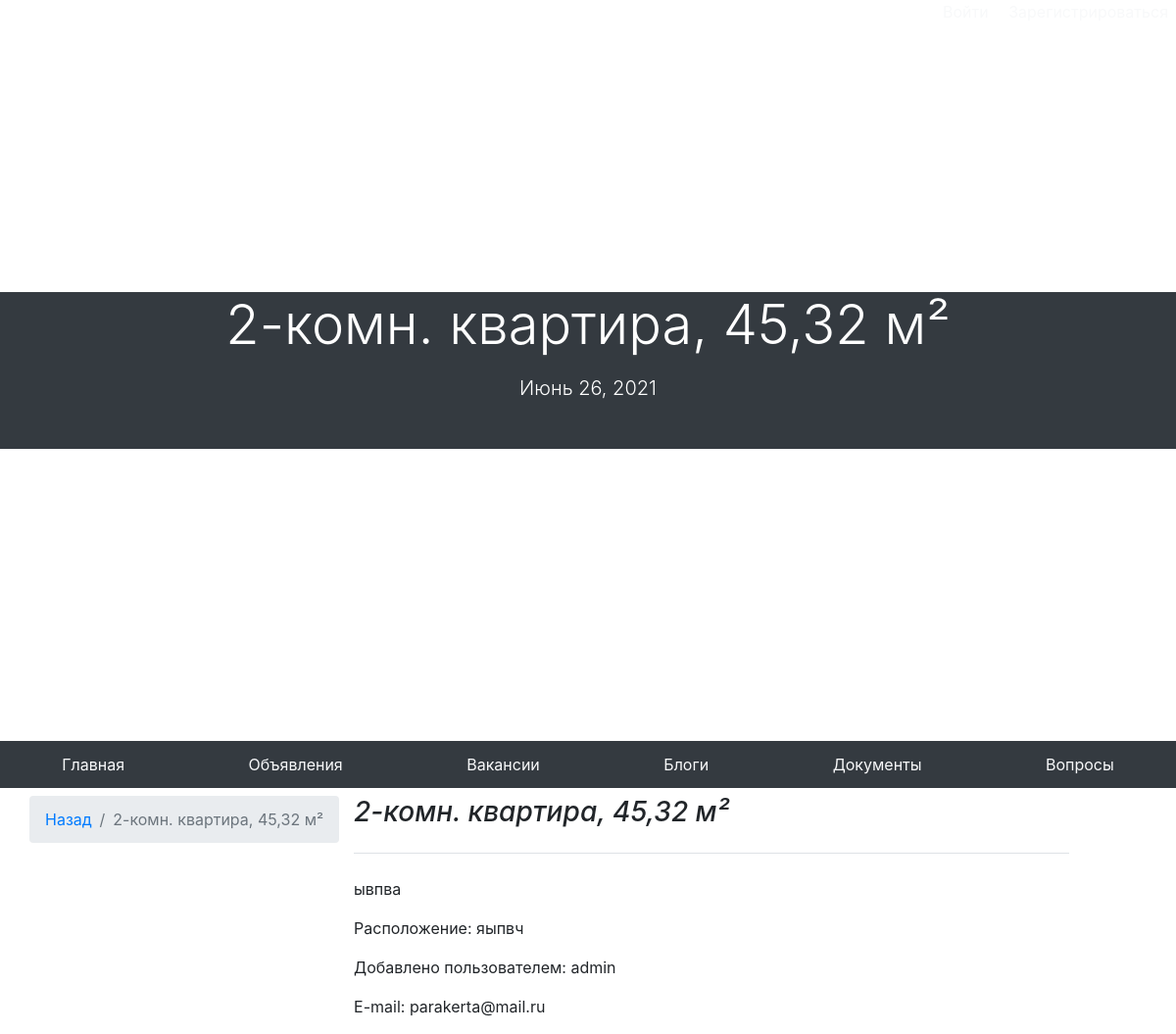
The page /ads/9 on the database its author committed.
### ad/models.py (models this page shows, shortened)
class Ad(models.Model):
    id_ad = models.AutoField(primary_key=True, blank=True)
    author = models.ForeignKey(User, on_delete=models.SET_NULL, null=True, blank=True)
    title = models.CharField('Название объявления', max_length=50)
    description = models.TextField('Описание объявления')
    price = models.IntegerField('Цена')
    geo = models.TextField('Местоположение')
    date = models.DateField('Дата публикации', auto_now_add=True)
    status = models.BooleanField('Продано', default=False)
    class Meta:
        verbose_name = "Объявление"
        verbose_name_plural = "Объявления"

### ad/views.py (the view)
# urls.py: path('<id_ad>', views.detail, name='ad_detail'),
def detail(request, id_ad):
    context ={}
    ad = Ad.objects.get(id_ad=id_ad)
    form = AdForm(request.POST or None)
    if form.is_valid():
        ad_update = form.save(commit=False)
        ad_update.author = request.user
        ad_update.save()
    if request.method =="POST":
        ad.delete()
        return HttpResponseRedirect("/ads")
    context['form']= form
    context['ad']= ad
    return render(request, 'ad/detail.html', context)

### ad/templates/ad/detail.html (shortened to what this page needs)
{% extends 'main/base.html' %}
{% block name %}{{ad.title}}{% endblock %}
{% block description %}{{ad.date}}{% endblock %}
{% block content %}
<nav aria-label="breadcrumb">
  <ol class="breadcrumb">
    <li class="breadcrumb-item"><a href="{% url 'ads_index' %}">Назад</a></li>
    <li class="breadcrumb-item active" aria-current="page">{{ad.title}}</li>
  </ol>
</nav>
<div class="col-md-8 blog-main">
      <h3 class="pb-4 mb-4 font-italic border-bottom">
        {{ad.title}}
      </h3>
      <div class="blog-post">
        <p>{{ad.description}}</p>
          <p>Расположение: {{ad.geo}}</p>
          <p>Добавлено пользователем: {{ad.author.username}}</p>
          <p>E-mail: {{ad.author.email}}</p>
      </div>
    </div>
{% endblock %}

### main/templates/main/base.html (style rules this page uses)
html { overflow-x: hidden; }

### rows shown on the page
Ad: title "2-комн. квартира, 45,32 м²", date "Июнь 26, 2021", description "ывпва", geo "яыпвч", author.username "admin", author.email "parakerta@mail.ru"
